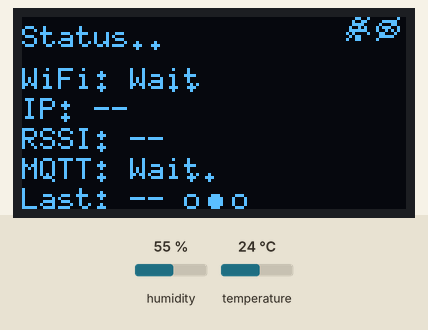
This sketch was run on a simulated ESP8266 (NodeMCU). Parts: 128×64 one-colour display. Inputs (shaded band) come from the test bench; at power-on: humidity 55 %, temperature 24 °C. WiFi joins after 1.5 s; servers stay silent unless stated; the local clock reads 2024-03-15 10:24:30 at power-on unless the sketch sets it; no MQTT or app messages arrive unless stated.

Above: at 1.12 s.
At 11.7 s:
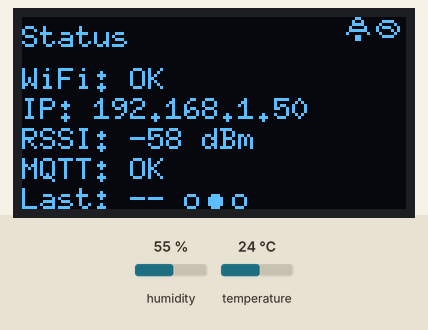
At 24.66 s:
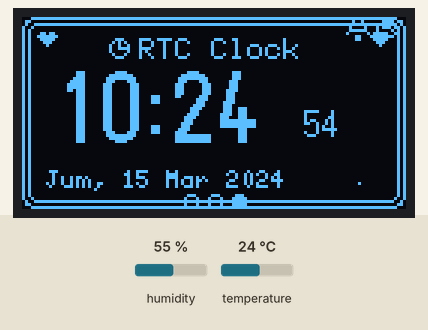
At 31.1 s:
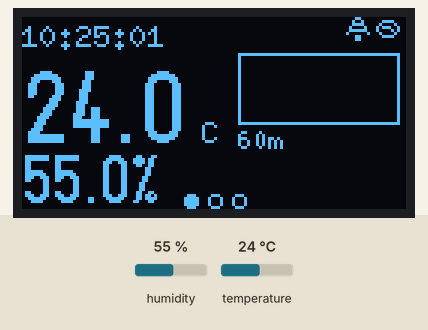
At 34.1 s:
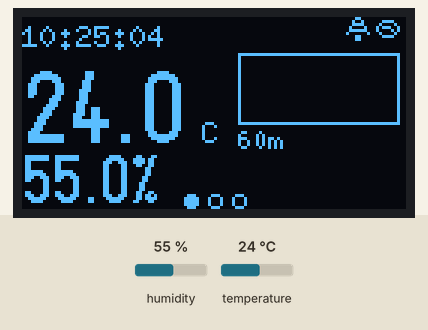
At 36.1 s:
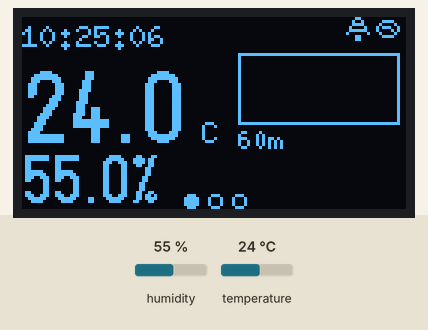

Measured:
- what the display in image 1 shows lasts 3.5 s, from 11.6 s to 15.1 s
- what the display in image 3 shows lasts 1.0 s, from 31.1 s to 32.1 s
- what the display in image 5 shows lasts 1.1 s, from 36.0 s to 37.1 s

The sketch:

esp8266_dht22_oled_mqtt.ino
```cpp
#include <Arduino.h>
#include <ESP8266WiFi.h>
#include <PubSubClient.h>
#include <Wire.h>
#include <U8g2lib.h>
#include <DHT.h>
#include <time.h>

#if __has_include("credentials.h")
#include "credentials.h"
#endif

#ifndef SECRET_WIFI_SSID
#define SECRET_WIFI_SSID "yournetwork"
#endif

#ifndef SECRET_WIFI_PASS
#define SECRET_WIFI_PASS "yournetworkpassword"
#endif

#ifndef SECRET_MQTT_HOST
#define SECRET_MQTT_HOST "mqtt-broker.local"
#endif

#ifndef SECRET_MQTT_PORT
#define SECRET_MQTT_PORT 1883
#endif

#ifndef SECRET_MQTT_USER
#define SECRET_MQTT_USER ""
#endif

#ifndef SECRET_MQTT_PASS
#define SECRET_MQTT_PASS ""
#endif


// ===== User configuration =====
static const char *WIFI_SSID = SECRET_WIFI_SSID;
static const char *WIFI_PASS = SECRET_WIFI_PASS;

// ===== MQTT configuration =====
static const char *MQTT_HOST = SECRET_MQTT_HOST;
static const uint16_t MQTT_PORT = SECRET_MQTT_PORT;
static const char *MQTT_USER = SECRET_MQTT_USER;
static const char *MQTT_PASS = SECRET_MQTT_PASS;
static const uint16_t MQTT_PACKET_BUFFER_SIZE = 1024;

static const char *MQTT_TOPIC_ROOT = "home/esp8266/dht22";
static const char *HA_DISCOVERY_PREFIX = "homeassistant";
static const char *DEVICE_NAME = "ESP8266 DHT22";
static const int32_t CLOCK_GMT_OFFSET_SEC = 7 * 3600; // UTC+7 (WIB)
static const char *NTP_SERVER_1 = "pool.ntp.org";
static const char *NTP_SERVER_2 = "time.google.com";

// ===== Hardware pins =====
static const uint8_t PIN_I2C_SDA = 4;  // GPIO4
static const uint8_t PIN_I2C_SCL = 5;  // GPIO5
static const uint8_t PIN_DHT = 15;     // GPIO15
static const uint8_t PIN_DHT_POWER = 13; // GPIO13 must be enabled for DHT22

// ===== Timing =====
static const uint32_t SENSOR_INTERVAL_MS = 30000;
static const uint32_t WIFI_RETRY_MS = 10000;
static const uint32_t MQTT_RETRY_MS = 5000;
static const uint32_t PAGE_INTERVAL_MS = 15000;
static const uint32_t PAGE_TRANSITION_MS = 650;
static const uint32_t ANIM_INTERVAL_MS = 400;
static const uint32_t HISTORY_INTERVAL_MS = 60000;
static const uint8_t HISTORY_POINTS = 60;
static const uint8_t PAGE_COUNT = 3;

// ===== Display =====
U8G2_SH1106_128X64_NONAME_F_HW_I2C display(U8G2_R0, /* reset=*/ U8X8_PIN_NONE);

// ===== Sensor =====
DHT dht(PIN_DHT, DHT22);

// ===== Networking =====
WiFiClient wifiClient;
PubSubClient mqttClient(wifiClient);

static uint32_t lastSensorMs = 0;
static uint32_t lastWifiAttemptMs = 0;
static uint32_t lastMqttAttemptMs = 0;
static uint32_t lastPublishMs = 0;
static uint32_t lastPageMs = 0;
static uint32_t lastHistoryMs = 0;
static uint32_t pageTransitionStartMs = 0;

static uint8_t pageIndex = 0;
static bool discoveryPublished = false;

static float lastTempC = NAN;
static float lastHumidity = NAN;
static float tempHistory[HISTORY_POINTS];
static uint8_t historyCount = 0;
static uint8_t historyIndex = 0;

static char deviceId[20] = {0};
static char topicBase[80] = {0};
static char topicTemperature[96] = {0};
static char topicHumidity[96] = {0};
static char topicStatus[96] = {0};
static char topicUptime[96] = {0};

// 8x8 icons (monochrome)
static const uint8_t ICON_WIFI[] = {
  0x18, 0x3C, 0x7E, 0xDB, 0x18, 0x24, 0x00, 0x18
};

static const uint8_t ICON_MQTT[] = {
  0x00, 0x3C, 0x42, 0x9D, 0xA1, 0x42, 0x3C, 0x00
};

void drawWifiIconWindowsStyle(int16_t x, int16_t y) {
  // Top arc
  display.drawPixel(x + 2, y + 1);
  display.drawPixel(x + 3, y + 0);
  display.drawPixel(x + 4, y + 0);
  display.drawPixel(x + 5, y + 1);

  // Middle arc
  display.drawPixel(x + 1, y + 3);
  display.drawPixel(x + 2, y + 2);
  display.drawPixel(x + 3, y + 2);
  display.drawPixel(x + 4, y + 2);
  display.drawPixel(x + 5, y + 2);
  display.drawPixel(x + 6, y + 3);

  // Bottom arc
  display.drawPixel(x + 0, y + 5);
  display.drawPixel(x + 1, y + 4);
  display.drawPixel(x + 2, y + 4);
  display.drawPixel(x + 3, y + 4);
  display.drawPixel(x + 4, y + 4);
  display.drawPixel(x + 5, y + 4);
  display.drawPixel(x + 6, y + 4);
  display.drawPixel(x + 7, y + 5);

  // Dot
  display.drawPixel(x + 3, y + 6);
  display.drawPixel(x + 4, y + 6);
  display.drawPixel(x + 3, y + 7);
  display.drawPixel(x + 4, y + 7);
}

void drawStatusIcons(bool wifiOk, bool mqttOk) {
  const int16_t xWifi = 108;
  const int16_t xMqtt = 118;
  const int16_t y = 0;

  drawWifiIconWindowsStyle(xWifi, y);
  if (!wifiOk) {
    display.drawLine(xWifi, y + 7, xWifi + 7, y);
  }

  display.drawXBM(xMqtt, y, 8, 8, ICON_MQTT);
  if (!mqttOk) {
    display.drawLine(xMqtt, y + 7, xMqtt + 7, y);
  }
}

void drawDots(int16_t x, int16_t y, uint8_t count) {
  display.setCursor(x, y);
  for (uint8_t i = 0; i < count; ++i) {
    display.print('.');
  }
}

void drawTempGraph(int16_t x, int16_t y, int16_t w, int16_t h) {
  display.drawFrame(x, y, w, h);

  if (historyCount < 2) {
    return;
  }

  float minV = 1000.0f;
  float maxV = -1000.0f;
  for (uint8_t i = 0; i < historyCount; ++i) {
    const uint8_t idx = (historyIndex + HISTORY_POINTS - historyCount + i) % HISTORY_POINTS;
    const float v = tempHistory[idx];
    if (isnan(v)) {
      continue;
    }
    if (v < minV) {
      minV = v;
    }
    if (v > maxV) {
      maxV = v;
    }
  }

  if (minV > maxV) {
    return;
  }

  if (maxV - minV < 0.5f) {
    maxV += 0.25f;
    minV -= 0.25f;
  }

  int16_t lastX = -1;
  int16_t lastY = -1;
  for (uint8_t i = 0; i < historyCount; ++i) {
    const uint8_t idx = (historyIndex + HISTORY_POINTS - historyCount + i) % HISTORY_POINTS;
    const float v = tempHistory[idx];
    if (isnan(v)) {
      lastX = -1;
      lastY = -1;
      continue;
    }

    const int16_t px = x + 1 + (int32_t)(w - 2) * i / (HISTORY_POINTS - 1);
    const float norm = (v - minV) / (maxV - minV);
    const int16_t py = y + h - 2 - (int16_t)((h - 2) * norm);

    if (lastX >= 0) {
      display.drawLine(lastX, lastY, px, py);
    }
    lastX = px;
    lastY = py;
  }
}

void drawRealtimeClock(int16_t x, int16_t y) {
  char clockText[9] = "--:--:--";
  const time_t now = time(nullptr);
  if (now > 100000) {
    struct tm localTime;
    localtime_r(&now, &localTime);
    snprintf(clockText, sizeof(clockText), "%02d:%02d:%02d",
             localTime.tm_hour, localTime.tm_min, localTime.tm_sec);
  }

  display.setCursor(x, y);
  display.print(clockText);
}

void drawHeartIcon(int16_t x, int16_t y) {
  display.drawPixel(x + 1, y + 0);
  display.drawPixel(x + 2, y + 0);
  display.drawPixel(x + 4, y + 0);
  display.drawPixel(x + 5, y + 0);

  display.drawPixel(x + 0, y + 1);
  display.drawPixel(x + 1, y + 1);
  display.drawPixel(x + 2, y + 1);
  display.drawPixel(x + 3, y + 1);
  display.drawPixel(x + 4, y + 1);
  display.drawPixel(x + 5, y + 1);
  display.drawPixel(x + 6, y + 1);

  display.drawPixel(x + 1, y + 2);
  display.drawPixel(x + 2, y + 2);
  display.drawPixel(x + 3, y + 2);
  display.drawPixel(x + 4, y + 2);
  display.drawPixel(x + 5, y + 2);

  display.drawPixel(x + 2, y + 3);
  display.drawPixel(x + 3, y + 3);
  display.drawPixel(x + 4, y + 3);

  display.drawPixel(x + 3, y + 4);
}

void drawClockIconCute(int16_t x, int16_t y) {
  display.drawCircle(x + 3, y + 3, 3, U8G2_DRAW_ALL);
  display.drawLine(x + 3, y + 3, x + 3, y + 1);
  display.drawLine(x + 3, y + 3, x + 5, y + 3);
  display.drawPixel(x + 3, y + 0);
  display.drawPixel(x + 3, y + 6);
}

void drawPageIndicator(uint8_t activePage) {
  const int16_t startX = 56;
  const int16_t y = 61;
  for (uint8_t i = 0; i < PAGE_COUNT; ++i) {
    const int16_t x = startX + i * 8;
    if (i == activePage) {
      display.drawDisc(x, y, 2, U8G2_DRAW_ALL);
    } else {
      display.drawCircle(x, y, 2, U8G2_DRAW_ALL);
    }
  }
}

void drawCuteFrame() {
  display.drawRFrame(0, 0, 128, 64, 4);
  display.drawRFrame(2, 2, 124, 60, 3);
  drawHeartIcon(5, 5);
  drawHeartIcon(116, 5);
}

void drawRtcPage(bool wifiOk, bool mqttOk, int8_t xOffset, uint8_t activePage) {
  display.clearBuffer();
  drawStatusIcons(wifiOk, mqttOk);
  drawCuteFrame();
  drawClockIconCute(29 + xOffset, 7);

  char timeBig[6] = "--:--";
  char timeSec[3] = "--";
  char dateText[20] = "Tanggal belum sync";

  const time_t now = time(nullptr);
  if (now > 100000) {
    static const char *WEEKDAY[] = {"Min", "Sen", "Sel", "Rab", "Kam", "Jum", "Sab"};
    static const char *MONTH[] = {
      "Jan", "Feb", "Mar", "Apr", "Mei", "Jun",
      "Jul", "Agu", "Sep", "Okt", "Nov", "Des"
    };

    struct tm localTime;
    localtime_r(&now, &localTime);

    snprintf(timeBig, sizeof(timeBig), "%02d:%02d", localTime.tm_hour, localTime.tm_min);
    snprintf(timeSec, sizeof(timeSec), "%02d", localTime.tm_sec);
    snprintf(dateText, sizeof(dateText), "%s, %02d %s %04d",
             WEEKDAY[localTime.tm_wday],
             localTime.tm_mday,
             MONTH[localTime.tm_mon],
             localTime.tm_year + 1900);
  }

  display.setFont(u8g2_font_6x10_tf);
  display.setCursor(39 + xOffset, 14);
  display.print("RTC Clock");

  display.setFont(u8g2_font_logisoso24_tf);
  display.setCursor(10 + xOffset, 42);
  display.print(timeBig);

  display.setFont(u8g2_font_6x13_tf);
  display.setCursor(94 + xOffset, 40);
  display.print(timeSec);

  // Cute animated dots around the date line.
  const uint8_t dots = (millis() / ANIM_INTERVAL_MS) % 4;
  display.setFont(u8g2_font_5x8_tf);
  display.setCursor(8 + xOffset, 57);
  display.print(dateText);
  for (uint8_t i = 0; i < dots; ++i) {
    display.drawPixel(112 + xOffset + i * 3, 55);
  }

  drawPageIndicator(activePage);

  display.sendBuffer();
}

void drawSensorPage(bool wifiOk, bool mqttOk, float tempC, float humidity, int8_t xOffset, uint8_t activePage) {
  display.clearBuffer();

  drawStatusIcons(wifiOk, mqttOk);

  display.setFont(u8g2_font_6x10_tf);
  drawRealtimeClock(0 + xOffset, 10);

  drawTempGraph(72 + xOffset, 12, 54, 24);

  display.setFont(u8g2_font_5x8_tf);
  display.setCursor(72 + xOffset, 44);
  display.print("60m");

  display.setFont(u8g2_font_logisoso24_tf);
  display.setCursor(0 + xOffset, 42);
  if (isnan(tempC)) {
    display.print("--.-");
  } else {
    display.print(tempC, 1);
  }
  display.setFont(u8g2_font_6x10_tf);
  display.print(" C");

  display.setFont(u8g2_font_logisoso16_tf);
  display.setCursor(0 + xOffset, 62);
  if (isnan(humidity)) {
    display.print("--.-");
  } else {
    display.print(humidity, 1);
  }
  display.print("%");

  drawPageIndicator(activePage);

  display.sendBuffer();
}

void drawStatusPage(bool wifiOk, bool mqttOk, int8_t xOffset, uint8_t activePage) {
  display.clearBuffer();
  drawStatusIcons(wifiOk, mqttOk);

  const uint8_t dots = (millis() / ANIM_INTERVAL_MS) % 4;

  display.setFont(u8g2_font_6x10_tf);
  display.setCursor(0 + xOffset, 10);
  display.print("Status");
  if (!wifiOk || !mqttOk) {
    drawDots(36 + xOffset, 10, dots);
  }

  display.setCursor(0 + xOffset, 24);
  display.print("WiFi: ");
  if (wifiOk) {
    display.print("OK");
  } else {
    display.print("Wait");
    drawDots(48 + xOffset, 24, dots);
  }

  display.setCursor(0 + xOffset, 34);
  display.print("IP: ");
  if (wifiOk) {
    display.print(WiFi.localIP());
  } else {
    display.print("--");
  }

  display.setCursor(0 + xOffset, 44);
  display.print("RSSI: ");
  if (wifiOk) {
    display.print(WiFi.RSSI());
    display.print(" dBm");
  } else {
    display.print("--");
  }

  display.setCursor(0 + xOffset, 54);
  display.print("MQTT: ");
  if (mqttOk) {
    display.print("OK");
  } else {
    display.print("Wait");
    drawDots(54 + xOffset, 54, dots);
  }

  display.setCursor(0 + xOffset, 64);
  display.print("Last: ");
  if (lastPublishMs > 0) {
    display.print((millis() - lastPublishMs) / 1000);
    display.print("s");
  } else {
    display.print("--");
  }

  drawPageIndicator(activePage);

  display.sendBuffer();
}

int8_t pageSlideOffset() {
  const uint32_t elapsed = millis() - pageTransitionStartMs;
  if (elapsed >= PAGE_TRANSITION_MS) {
    return 0;
  }

  const int16_t startOffset = 18;
  return (int32_t)startOffset * (PAGE_TRANSITION_MS - elapsed) / PAGE_TRANSITION_MS;
}

uint8_t activePage(bool wifiOk, bool mqttOk) {
  if (!wifiOk || !mqttOk) {
    if (pageIndex != 1) {
      pageIndex = 1;
      pageTransitionStartMs = millis();
    }
    return 1; // Status page when disconnected
  }

  const uint32_t now = millis();
  if (now - lastPageMs >= PAGE_INTERVAL_MS) {
    lastPageMs = now;
    pageIndex = (pageIndex + 1) % PAGE_COUNT;
    pageTransitionStartMs = now;
  }
  return pageIndex;
}

void updateDisplay(bool wifiOk, bool mqttOk, float tempC, float humidity) {
  const uint8_t page = activePage(wifiOk, mqttOk);
  const int8_t xOffset = pageSlideOffset();
  if (page == 0) {
    drawSensorPage(wifiOk, mqttOk, tempC, humidity, xOffset, page);
  } else if (page == 1) {
    drawStatusPage(wifiOk, mqttOk, xOffset, page);
  } else {
    drawRtcPage(wifiOk, mqttOk, xOffset, page);
  }
}

void buildTopics() {
  snprintf(topicBase, sizeof(topicBase), "%s/%s", MQTT_TOPIC_ROOT, deviceId);
  snprintf(topicTemperature, sizeof(topicTemperature), "%s/temperature_c", topicBase);
  snprintf(topicHumidity, sizeof(topicHumidity), "%s/humidity", topicBase);
  snprintf(topicStatus, sizeof(topicStatus), "%s/status", topicBase);
  snprintf(topicUptime, sizeof(topicUptime), "%s/uptime_s", topicBase);
}

void connectWiFi() {
  if (WiFi.status() == WL_CONNECTED) {
    return;
  }

  const uint32_t now = millis();
  if (now - lastWifiAttemptMs < WIFI_RETRY_MS) {
    return;
  }
  lastWifiAttemptMs = now;

  WiFi.mode(WIFI_STA);
  WiFi.begin(WIFI_SSID, WIFI_PASS);
}

void connectMQTT() {
  if (mqttClient.connected()) {
    return;
  }

  if (WiFi.status() != WL_CONNECTED) {
    return;
  }

  const uint32_t now = millis();
  if (now - lastMqttAttemptMs < MQTT_RETRY_MS) {
    return;
  }
  lastMqttAttemptMs = now;

  const String clientId = String("esp8266-") + String(ESP.getChipId(), HEX);
  bool ok = false;
  if (strlen(MQTT_USER) > 0) {
    ok = mqttClient.connect(clientId.c_str(), MQTT_USER, MQTT_PASS,
                            topicStatus, 1, true, "offline");
  } else {
    ok = mqttClient.connect(clientId.c_str(),
                            topicStatus, 1, true, "offline");
  }

  if (ok) {
    mqttClient.publish(topicStatus, "online", true);
    discoveryPublished = false;
  }
}

bool publishDiscoverySensor(const char *configTopic,
                            const char *nameSuffix,
                            const char *uniqueSuffix,
                            const char *stateTopic,
                            const char *unit,
                            const char *deviceClass) {
  char payload[512];
  snprintf(payload, sizeof(payload),
           "{\"name\":\"%s %s\","
           "\"unique_id\":\"%s-%s\","
           "\"state_topic\":\"%s\","
           "\"unit_of_measurement\":\"%s\","
           "\"device_class\":\"%s\","
           "\"state_class\":\"measurement\","
           "\"availability_topic\":\"%s\","
           "\"payload_available\":\"online\","
           "\"payload_not_available\":\"offline\","
           "\"device\":{\"identifiers\":[\"%s\"],\"name\":\"%s\","
           "\"model\":\"ESP8266 + DHT22 + SH1106\",\"manufacturer\":\"Espressif\"}}",
           DEVICE_NAME, nameSuffix,
           deviceId, uniqueSuffix,
           stateTopic,
           unit,
           deviceClass,
           topicStatus,
           deviceId,
           DEVICE_NAME);

  const bool published = mqttClient.publish(configTopic, payload, true);
  if (!published) {
    Serial.print("Discovery publish failed: ");
    Serial.println(configTopic);
  }
  return published;
}

void publishDiscovery() {
  if (!mqttClient.connected() || discoveryPublished) {
    return;
  }

  const String node = String(deviceId);
  const String tempConfig = String(HA_DISCOVERY_PREFIX) + "/sensor/" + node + "/temperature/config";
  const String humConfig = String(HA_DISCOVERY_PREFIX) + "/sensor/" + node + "/humidity/config";
  const String uptimeConfig = String(HA_DISCOVERY_PREFIX) + "/sensor/" + node + "/uptime/config";

  const bool tempOk = publishDiscoverySensor(tempConfig.c_str(), "Temperature", "temperature",
                                             topicTemperature, "\\u00B0C", "temperature");
  const bool humOk = publishDiscoverySensor(humConfig.c_str(), "Humidity", "humidity",
                                            topicHumidity, "%", "humidity");
  const bool uptimeOk = publishDiscoverySensor(uptimeConfig.c_str(), "Uptime", "uptime",
                                               topicUptime, "s", "duration");

  discoveryPublished = tempOk && humOk && uptimeOk;
}

void publishSensor(float tempC, float humidity) {
  if (!mqttClient.connected()) {
    return;
  }

  char payload[32];
  if (!isnan(tempC)) {
    snprintf(payload, sizeof(payload), "%.1f", tempC);
    mqttClient.publish(topicTemperature, payload, true);
  }
  if (!isnan(humidity)) {
    snprintf(payload, sizeof(payload), "%.1f", humidity);
    mqttClient.publish(topicHumidity, payload, true);
  }

  snprintf(payload, sizeof(payload), "%lu", (unsigned long)(millis() / 1000));
  mqttClient.publish(topicUptime, payload, true);

  lastPublishMs = millis();
}

void updateHistoryIfDue() {
  const uint32_t now = millis();
  if (now - lastHistoryMs < HISTORY_INTERVAL_MS) {
    return;
  }
  lastHistoryMs = now;

  tempHistory[historyIndex] = lastTempC;
  historyIndex = (historyIndex + 1) % HISTORY_POINTS;
  if (historyCount < HISTORY_POINTS) {
    historyCount++;
  }
}

void setup() {
  pinMode(PIN_DHT_POWER, OUTPUT);
  digitalWrite(PIN_DHT_POWER, HIGH); // Enable DHT22 power/enable pin

  Serial.begin(115200);
  delay(200);

  Wire.begin(PIN_I2C_SDA, PIN_I2C_SCL);
  display.begin();
  display.clear();

  dht.begin();

  configTime(CLOCK_GMT_OFFSET_SEC, 0, NTP_SERVER_1, NTP_SERVER_2);

  for (uint8_t i = 0; i < HISTORY_POINTS; ++i) {
    tempHistory[i] = NAN;
  }

  snprintf(deviceId, sizeof(deviceId), "esp8266-%06X", ESP.getChipId());
  buildTopics();

  mqttClient.setServer(MQTT_HOST, MQTT_PORT);
  mqttClient.setBufferSize(MQTT_PACKET_BUFFER_SIZE);

  connectWiFi();
}

void loop() {
  connectWiFi();
  connectMQTT();
  mqttClient.loop();

  publishDiscovery();
  updateHistoryIfDue();

  const uint32_t now = millis();
  if (now - lastSensorMs >= SENSOR_INTERVAL_MS) {
    lastSensorMs = now;

    float tempC = dht.readTemperature();
    float humidity = dht.readHumidity();

    lastTempC = tempC;
    lastHumidity = humidity;

    publishSensor(tempC, humidity);
  }

  updateDisplay(WiFi.status() == WL_CONNECTED, mqttClient.connected(), lastTempC, lastHumidity);
  delay(50);
}
```

Source omitted: credentials.example.h (304 bytes)
